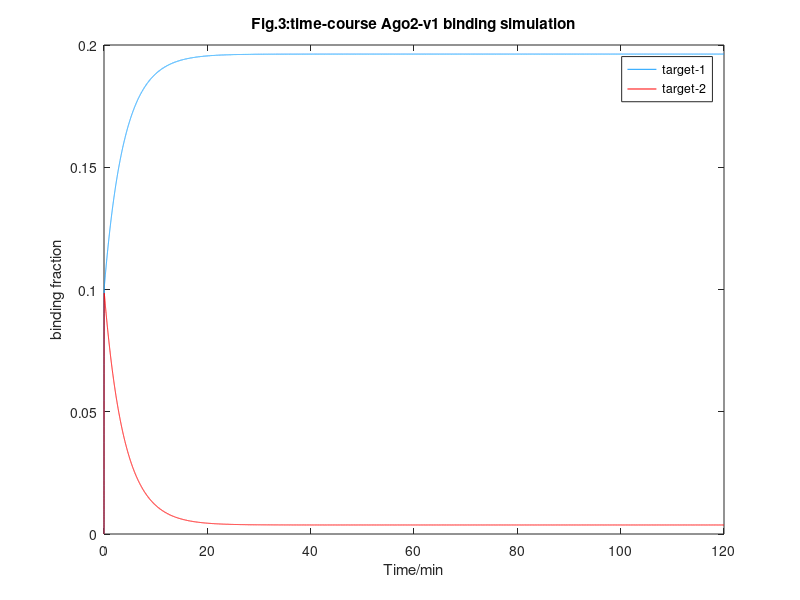

MATLAB code to generate this figure: (Note: this script raises an error after producing the figure.)
A=2;
T1=10;
T2=10;
k1=6.587;
k2=0.0079;
k3=6.587;
k4=0.521;
dC=@(t,C)[k1*(A-C(1)-C(2)).*(T1-C(1))-k2*C(1);k3*(A-C(1)-C(2)).*(T2-C(2))-k4*C(2)];
[t,y] = ode45(dC,[0 120],[0;0]);

figure(1);
plot(t,(y(:,1)./T1),'color',[0.07 0.62 1.00]);
hold on;
plot(t,(y(:,2)./T2),'r')
title('Fig.3:time-course Ago2-v1 binding simulation');
xlabel('Time/min');ylabel('binding fraction');
legend('target-1','target-2');
data = readtable('v1_time_course_data.xlsx');
array = table2array(data);
s=scatter(array(:,1),array(:,2));
s.MarkerEdgeColor = [0.07 0.62 1.00];
s=scatter(array(:,1),array(:,3));
s.MarkerEdgeColor = [0.07 0.62 1.00];
s=scatter(array(:,1),array(:,4));
s.MarkerEdgeColor = [0.07 0.62 1.00];
scatter(array(:,1),array(:,5),'rs');
scatter(array(:,1),array(:,6),'rs');
scatter(array(:,1),array(:,7),'rs');
hold off;